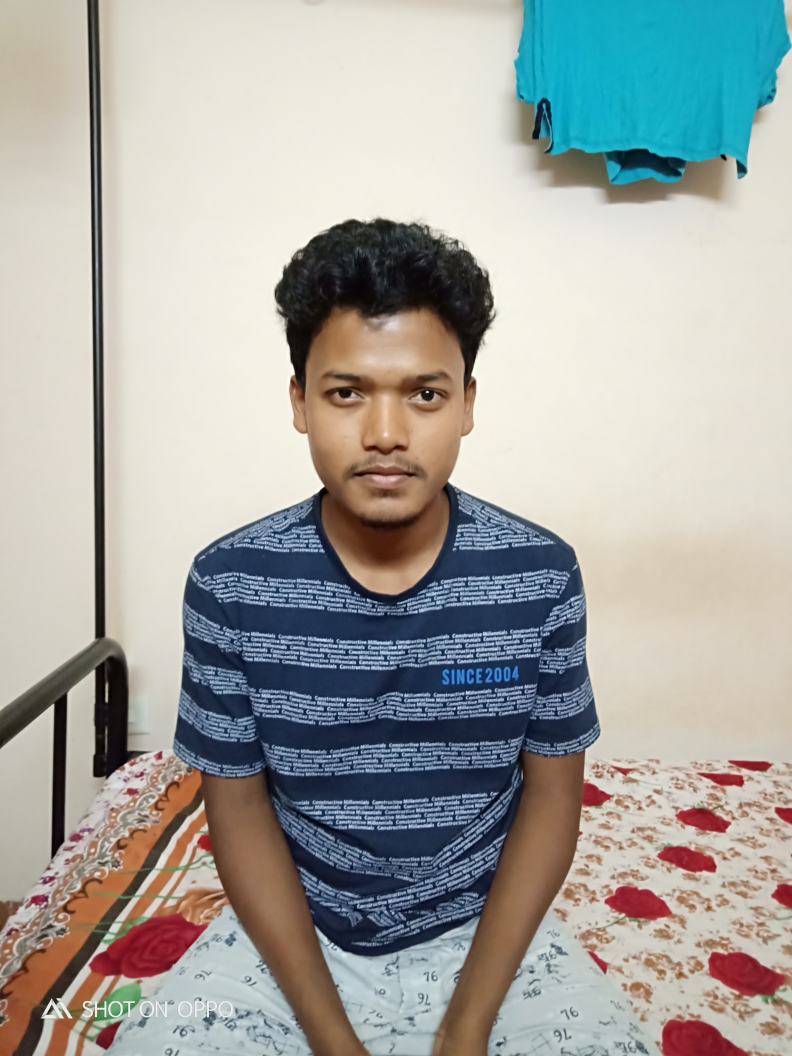
#> input picture faceRecog/ml/dataset/user.156321.1.jpg, 3168 x 4224 px (shown at 1/4 size)
$ python -i cascade.py   (imports and definitions only)   (older library calls are emulated)
#> lines starting #> are read from the running program, lines starting #| are printed output that depends on the picture
import numpy as np
import cv2
import os
from PIL import Image
BASE_DIR = os.path.dirname(os.path.dirname(os.path.abspath(__file__)))


'''
    Take image as an input
    Detect face
    Crops the face part
    returns cropped face image
'''
def facecrop(image):
#> called with image = '../ml/dataset/user.156321.1.jpg'
    facedata = BASE_DIR+'/ml/haarcascade_frontalface_default.xml'
    cascade = cv2.CascadeClassifier(facedata)

    img = cv2.imread(image)
#> img is the input picture: shape (4224, 3168, 3); mean B, G, R 161.4, 166, 165.2
    minisize = (img.shape[1],img.shape[0])
#> minisize = (3168, 4224)
    miniframe = cv2.resize(img, minisize)

    faces = cascade.detectMultiScale(miniframe)
#> faces = [[1134, 1265, 826, 826]]

    for f in faces:
        x, y, w, h = [ v for v in f ]
        cv2.rectangle(img, (x,y), (x+w,y+h), (255,255,255))

        sub_face = img[y:y+h, x:x+w]

        #converts img array into grayscale
        gray_image = cv2.cvtColor(sub_face, cv2.COLOR_BGR2GRAY)
        # Converts np array back into image
        img = Image.fromarray(gray_image)
        # re-sizing to common dimension
        img = img.resize((150,150), Image.ANTIALIAS)
#> this loop made 1 pass
#> pass 1, in facecrop, `sub_face = img[y:y+h, x:x+w]`:
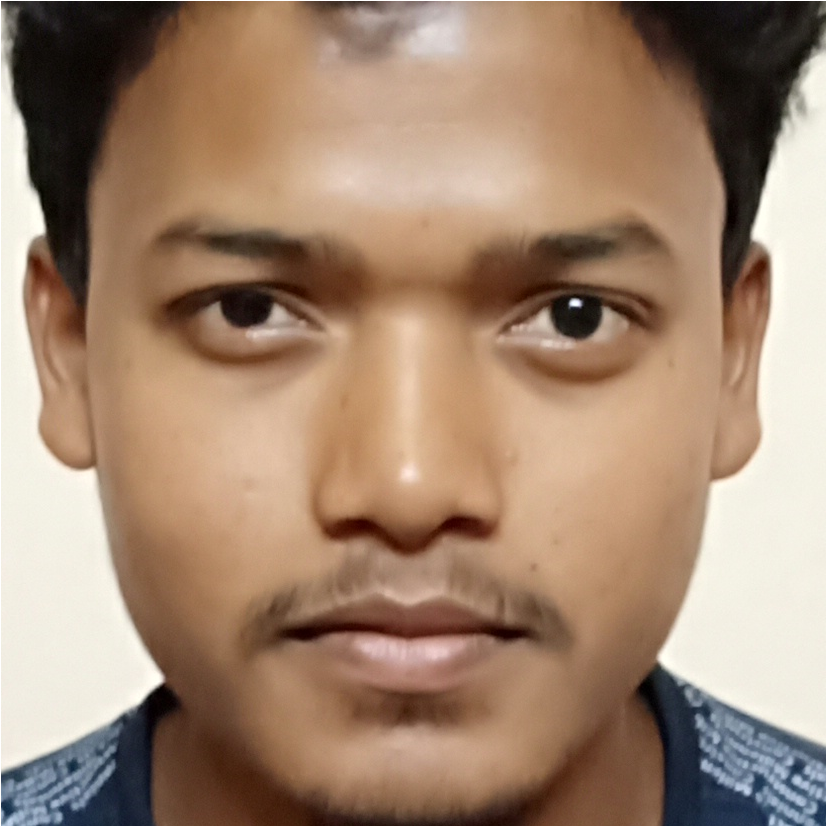
#> sub_face: shape (826, 826, 3); mean B, G, R 112.7, 134.4, 162.1
#> pass 1, in facecrop, `gray_image = cv2.cvtColor(sub_face, cv2.COLOR_BGR2GRAY)`:
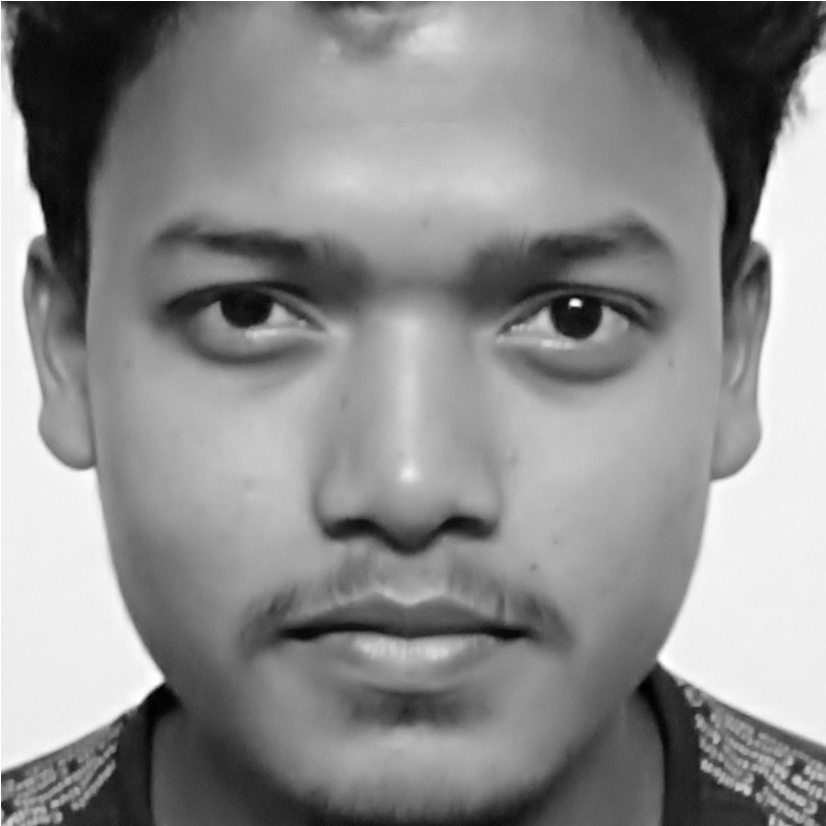
#> gray_image: shape (826, 826); min 0, max 255, mean 140.2
#> pass 1, in facecrop, `img = img.resize((150,150), Image.ANTIALIAS)`:
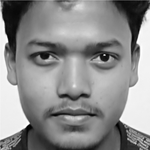
#> img: PIL image 150x150 L; min 0, max 255, mean 140.1
        #img.save('cropped.jpg')
    return img

#facecrop("ashesh.jpeg").show()

>>> result = facecrop('../ml/dataset/user.156321.1.jpg')
